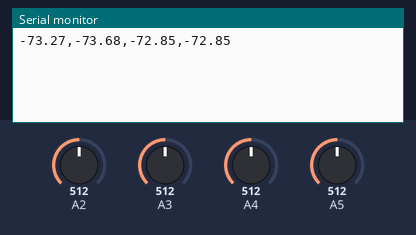
The sketch below on a simulated Arduino Uno, built with avr-gcc and run on an emulated ATmega328P. On the bench: the last lines printed to the serial monitor. The test bench sets the inputs (shaded band); at power-on: A2 = 512, A3 = 512, A4 = 512, A5 = 512.

Above: at 1.2 s.
1.3 s: A2 set to 716
At 2.6 s:
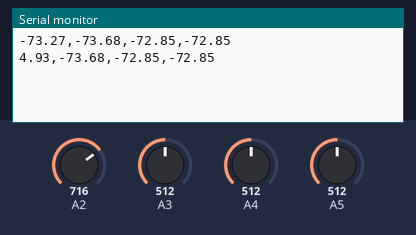
2.8 s: A3 set to 716
At 3.8 s:
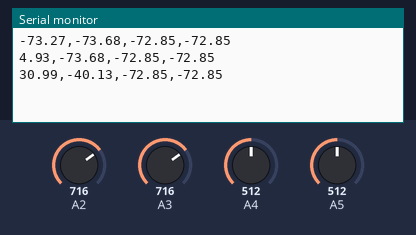
4.3 s: A4 set to 716
At 4.3 s:
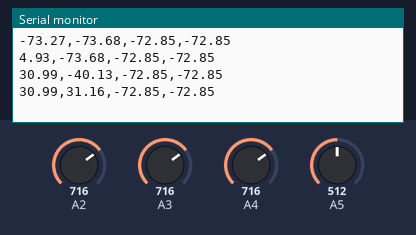
5.8 s: A5 set to 716
At 7.1 s:
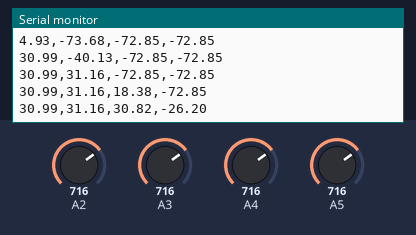
7.3 s: A2 set to 992
At 8.2 s:
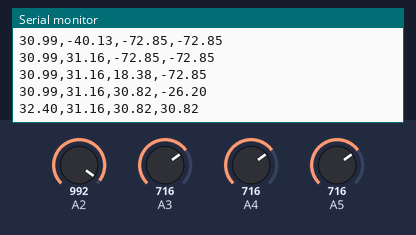
8.8 s: A3 set to 992
At 10.1 s:
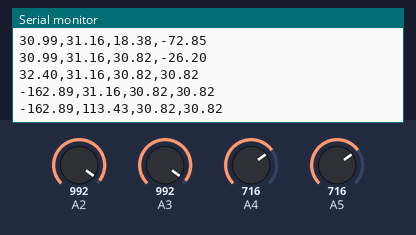
Timing chart, 0 to 11.3 s (numbered marks = the images above; inputs shaded):
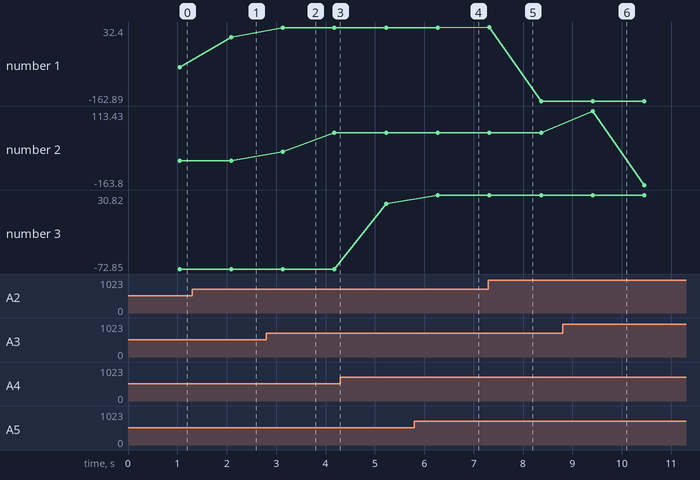

The sketch:

4channelVOLTAGEreadPROCESSING.ino
```cpp
/*Program:      sw_voltmeter_4ch

  Description:  4 channel software voltmeter that displays
                voltage readings in a Processing application
                running on a computer.

  Hardware:     Arduino Uno with voltage dividers on A2 to A5.

  Software:     Developed using Arduino 1.0.5 software
                Should be compatible with Arduino 1.0 +
                voltmeter_4ch Processing software runs on PC

  Date:         28 May 2013

  Author:       W.A. Smith, http://startingelectronics.org
--------------------------------------------------------------*/

// number of analog samples to take per reading, per channel
#define NUM_SAMPLES 100
// voltage divider calibration values
#define DIV_1    11.1346
#define DIV_2    11.1969
#define DIV_3    11.0718
#define DIV_4    11.0718
// ADC reference voltage / calibration value
//#define V_REF    4.991
#define V_REF    4.700
float vA2,vA3,vA4,vA5;
int sum[4] = {0};                // sums of samples taken
unsigned char sample_count = 0;  // current sample number
float voltage[4] = {0.00};        // calculated voltages
char l_cnt = 0;                  // used in 'for' loops

void setup()
{
    Serial.begin(9600);
}

void loop()
{
    // take a number of analog samples and add them up
    while (sample_count < NUM_SAMPLES) {
        // sample each channel A2 to A5
        for (l_cnt = 0; l_cnt < 4; l_cnt++) {
            sum[l_cnt] += analogRead(A2 + l_cnt);
        }
        sample_count++;
        delay(10);
    }
    // calculate the voltage for each channel
    for (l_cnt = 0; l_cnt < 4; l_cnt++) {
        voltage[l_cnt] = ((float)sum[l_cnt] / (float)NUM_SAMPLES * V_REF) / 1024.0;
    }

    // each voltage is multiplied by the resistor network
    // division factor to calculate the actual voltage
    voltage[0] = voltage[0] * DIV_1;
    voltage[1] = voltage[1] * DIV_2;
    voltage[2] = voltage[2] * DIV_3;
    voltage[3] = voltage[3] * DIV_4;
    vA2=voltage[0];
    vA3=voltage[1];
    vA4=voltage[2];
    vA5=voltage[3];
    // send voltages to Processing application via serial port / USB
    // voltage 1 - A (pin A2)
    //Serial.print("A ");
    //Serial.print(voltage[0], 2);
    Serial.print(vA2*10);
    Serial.print(",");
    // voltage 2 - B (pin A3)
   // Serial.print("B ");
   // Serial.print(voltage[1], 2);
   Serial.print(vA3*10);
    Serial.print(",");
    // voltge 3 - C (pin A4)
   // Serial.print("C ");
   // Serial.print(voltage[2], 2);
   Serial.print(vA4*10);
    Serial.print(",");
    // voltage 4 - D (pin A5)
    //Serial.print("D ");
   // Serial.println(voltage[3], 2);
   Serial.println(vA5*10);
  //  Serial.print(" V ");
  //  Serial.println("");
  //  delay(10);
    // reset count and sums
    sample_count = 0;
    for (l_cnt = 0; l_cnt < 4; l_cnt++) {
        sum[l_cnt] = 0;
    }
}
```

Measured:
- after the input at 1.3 s, the serial monitor: prints a new line after 0.79 s (image 1)
- after the input at 2.8 s, the serial monitor: prints a new line after 0.34 s (image 2)
- after the input at 5.8 s, the serial monitor: prints a new line after 0.47 s (image 4)
- after the input at 7.3 s, the serial monitor: prints a new line at once (image 5)
- after the input at 8.8 s, the serial monitor: prints a new line after 0.61 s (image 6)
- plotted number 1: -73.27 → 4.93 after the input at 1.3 s, 30.99 → -162.89 after the input at 7.3 s
- plotted number 2: -73.68 → 31.16 after the input at 2.8 s, 31.16 → -163.8 after the input at 8.8 s
- plotted number 3: -72.85 → 18.38 after the input at 4.3 s
